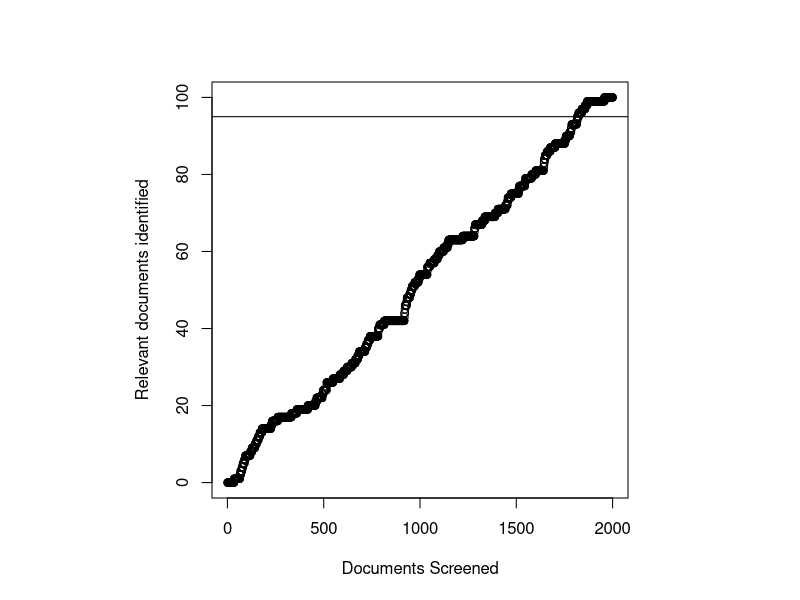
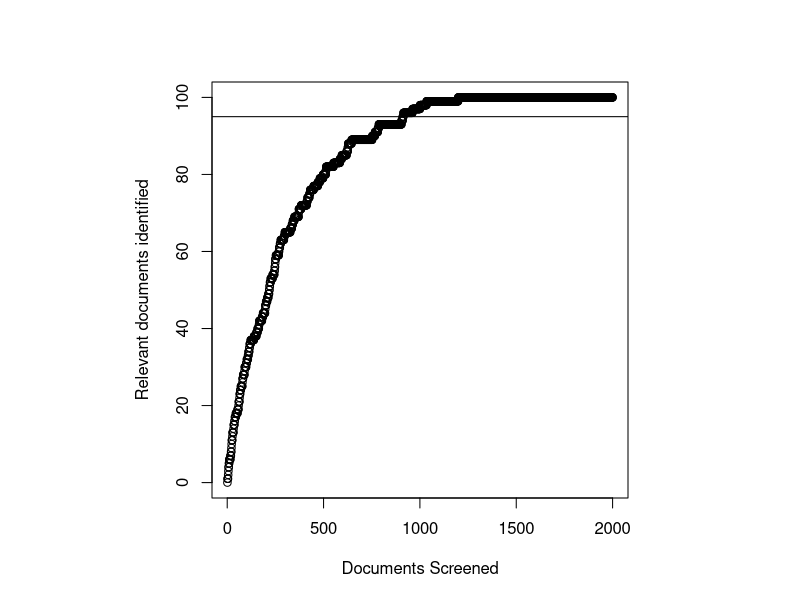
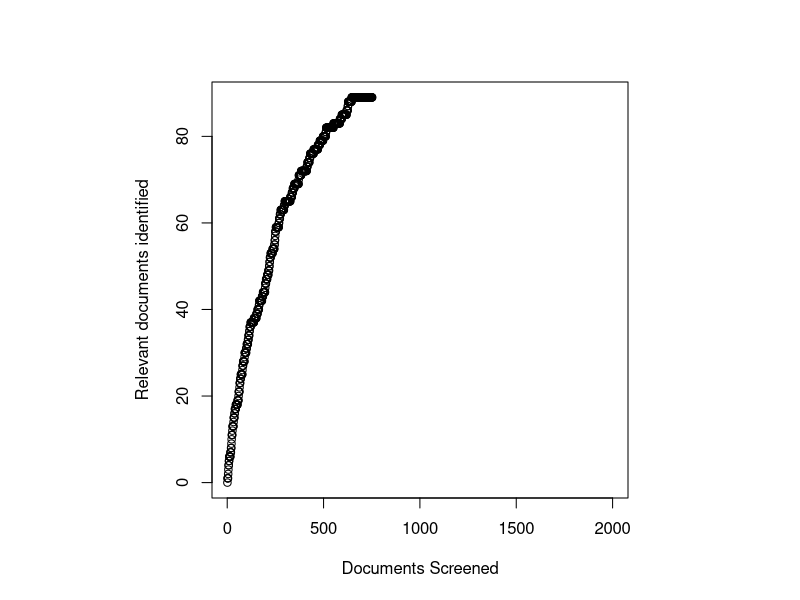
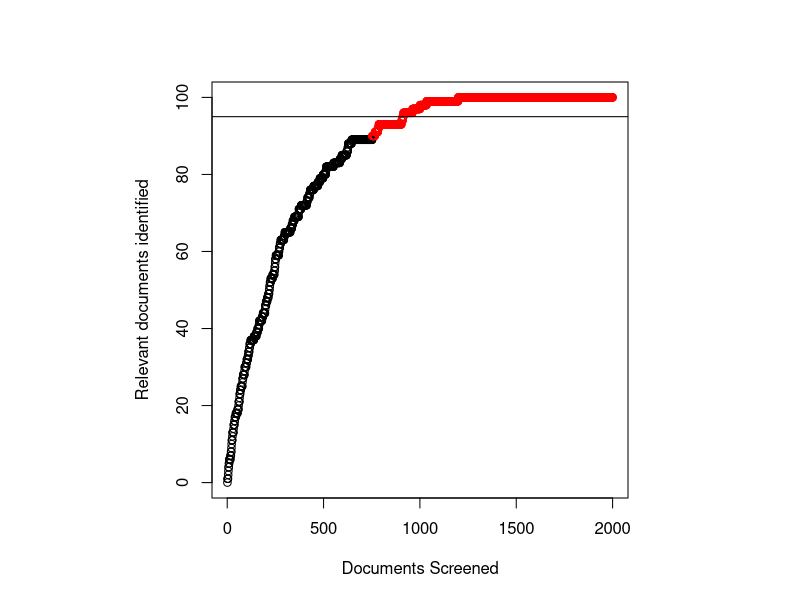
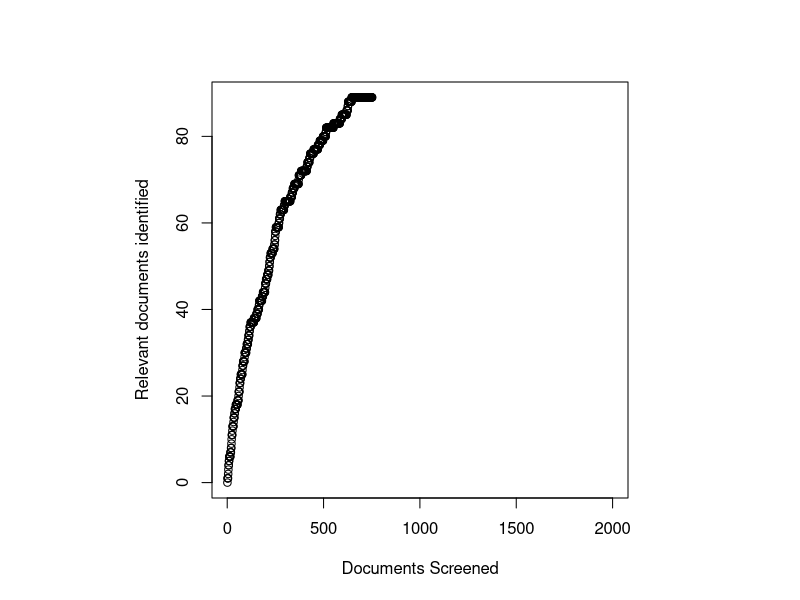
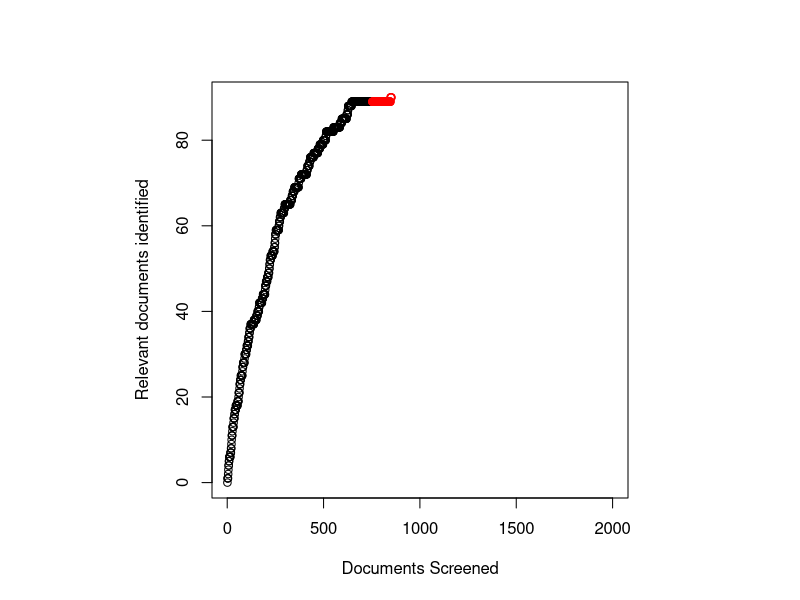
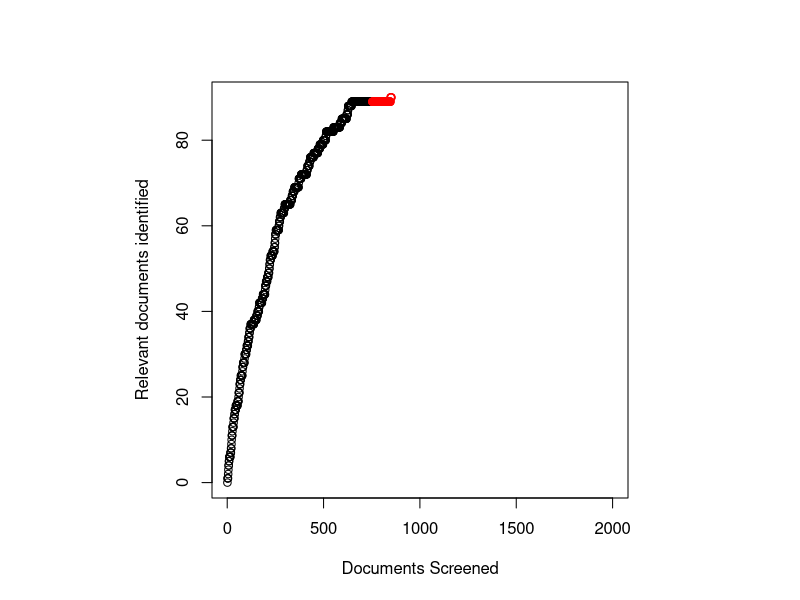
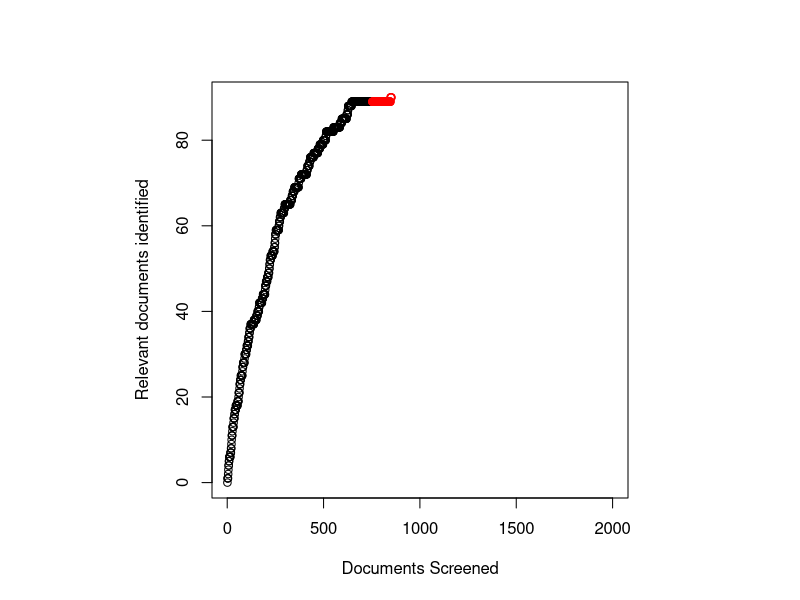

Recreate these plots in R, in order.
## ---- chunk 1
set.seed(5)
knitr::opts_chunk$set(cache = F)
knitr::opts_chunk$set(global.par = TRUE)
options(max.print = 35)
xlab <- "Documents Screened" 
ylab <- "Relevant documents identified"
## ---- chunk 2
N_tot <- 2000 # total documents
r_tot <- 100 # total relevant documents

docs <- rep(0,N_tot)
docs[1:r_tot] <- 1
docs <- sample(docs, replace=F)
docs
sum(docs)

## ---- chunk 3
tau_target=0.95
tau <- cumsum(docs)/r_tot
which(tau>tau_target)[1]/N_tot
## ---- chunk 4
par(pty="s")
plot(
  cumsum(docs), 
  xlab="Documents Screened", 
  ylab="Relevant documents identified",
  xlim=c(0,N_tot),
  ylim=c()
)
abline(h=r_tot*.95)

## ---- chunk 5
weights = rep(1,N_tot)
weights[which(docs==1)] <- seq(15,2,length.out=r_tot)
ordered_docs <- sample(docs, prob=weights, replace=F)
## ---- chunk 6
tau <- cumsum(ordered_docs)/r_tot
which(tau>=tau_target)[1]/N_tot
## ---- chunk 7
par(pty="s")
plot(
  cumsum(ordered_docs), 
  xlab="Documents Screened", 
  ylab="Relevant documents identified"
)
abline(h=r_tot*.95)
## ---- chunk 8
par(pty="s")
r <- rle(ordered_docs) # calculate run lengths
cutoff <- cumsum(r$lengths)[r$lengths>40 & r$values==0][1]
plot(
  cumsum(ordered_docs[1:cutoff]),
  xlim=c(1,N_tot),
  xlab="Documents Screened", 
  ylab="Relevant documents identified"
)
## ---- chunk 9
par(pty="s")
cols = c(rep("black",cutoff),rep("red",N_tot-cutoff))
plot(
  cumsum(ordered_docs), 
  xlab="Documents Screened", 
  ylab="Relevant documents identified",
  col=cols
)
abline(h=r_tot*.95)
## ---- chunk 10
par(pty="s")
r_al <- sum(ordered_docs[1:cutoff])
N_al <- cutoff
K <- r_tot-r_al 
N <- N_tot - N_al
## ---- chunk 11
plot(
  cumsum(ordered_docs[1:cutoff]),
  xlim=c(1,N_tot), xlab=xlab, ylab=ylab
)
## ---- chunk 12
params <- list(
  N_al = cutoff,
  N = N_tot - N_al,
  r_al = sum(ordered_docs[1:cutoff]),
  K = r_tot-r_al 
)
print(params)
## ---- chunk 13
n <- 100
urndocs <- sample(ordered_docs[cutoff:N_tot], replace=F)
s_docs <- urndocs[1:n]
k <- sum(s_docs)
plot(
  c(cumsum(ordered_docs[1:cutoff]),cumsum(s_docs)+r_al),
  xlim=c(1,N_tot), xlab=xlab, ylab=ylab,
  col=c(rep("black",cutoff),rep("red",n))
)

## ---- chunk 14
phyper(k, K, N, n)
## ---- chunk 15
plot(
  c(cumsum(ordered_docs[1:cutoff]),cumsum(s_docs)+r_al),
  xlim=c(1,N_tot), xlab=xlab, ylab=ylab,
  col=c(rep("black",cutoff),rep("red",n))
)

## ---- chunk 16
get_ktar <- function(r_al, r_seen, recall_target){
  return(floor(r_seen/recall_target-r_al+1))
}
r_seen <- r_al+k
K_tar <- get_ktar(r_al, r_seen, .95)
## ---- chunk 17
plot(
  c(cumsum(ordered_docs[1:cutoff]),cumsum(s_docs)+r_al),
  xlim=c(1,N_tot), xlab=xlab, ylab=ylab,
  col=c(rep("black",cutoff),rep("red",n))
)

## ---- chunk 18
p <- phyper(k, K_tar, N-K_tar, n)
print(k)
p
## ---- chunk 19
vec_K_tar <- vapply(
  cumsum(urndocs)+r_al, get_ktar, numeric(1), 
  r_al=r_al, recall_target=.95
)
p <- phyper(cumsum(urndocs), vec_K_tar, N-vec_K_tar, seq(1,N))
plot(
  c(cumsum(ordered_docs[1:cutoff]),cumsum(urndocs)+r_al),
  xlim=c(1,N_tot), xlab=xlab, ylab=ylab,
  col=c(rep("black",cutoff),rep("red",N))
)
abline(h=r_tot*.95)
abline(v=N_al+which(p<0.05)[1])

## ---- chunk 20
plot(c(rep(NA,N_al),p), xlab="Documents screened", ylab="p")
abline(h=.05)
abline(v=N_al+which(p<0.05)[1])
## ---- chunk 21
last_docs <- c(0,0,0,1,0,0,1,0,0,1,0,1,0,1,0,0,1,0,0,0)
cols <- ifelse(last_docs>0,"green","red")
plot(rep(1,20), col = cols, pch = 19,ylim=c(0.5,4.5), axes=FALSE, xlab="",ylab="")
for (i in seq(1,6)) {
  lines(seq(20.5-i,20.5),rep(0.75+i*0.4,i+1))
  i_k <- sum(tail(last_docs,i))
  text(20.5-i*0.5,0.75+i*0.4,paste0("n=",i,", k=",i_k), adj=c(0.5,-0.25))
}
## ---- chunk 22
plot(
  cumsum(ordered_docs[1:cutoff]),
  xlim=c(1,N_tot), xlab=xlab, ylab=ylab
)
## ---- chunk 23
h0_p <- function(docs, N_tot, recall_target) {
  r_seen <- sum(docs)
  n_vec <- seq(1:length(docs))
  k_vec <- cumsum(rev(docs))
  r_al_vec <- r_seen - k_vec
  k_hat_vec <- vapply(r_al_vec, get_ktar, numeric(1), 
                    recall_target=recall_target, r_seen=r_seen)
  red_ball_vec <- N_tot-(length(docs)-n_vec)-k_hat_vec
  p_vec <- phyper(k_vec, k_hat_vec, red_ball_vec, n_vec) 
  n <- which.min(p_vec)
  return(list("min_p" = p_vec[n], "n" = n, "p_vec" = p_vec))
}
plot(h0_p(ordered_docs[1:cutoff],N_tot,.95)$p_vec,
     xlab="Documents in quasi sample",ylab="p")
## ---- chunk 24
df <- data.frame(i=seq(1,N_tot), r_seen=cumsum(ordered_docs), docs=ordered_docs, pmin=0)
for (i in df$i) {
  p <- h0_p(df$docs[1:i], N_tot, .95)
  df$pmin[i] <- p$min_p
}
par(mfrow = c(2,1), mar = c(2, 2, 2, 2), pty="s")
plot(df$r_seen, ylab="Relevant documents identified")
plot(df$pmin, ylab="p H0", xlab="Documents screened")
